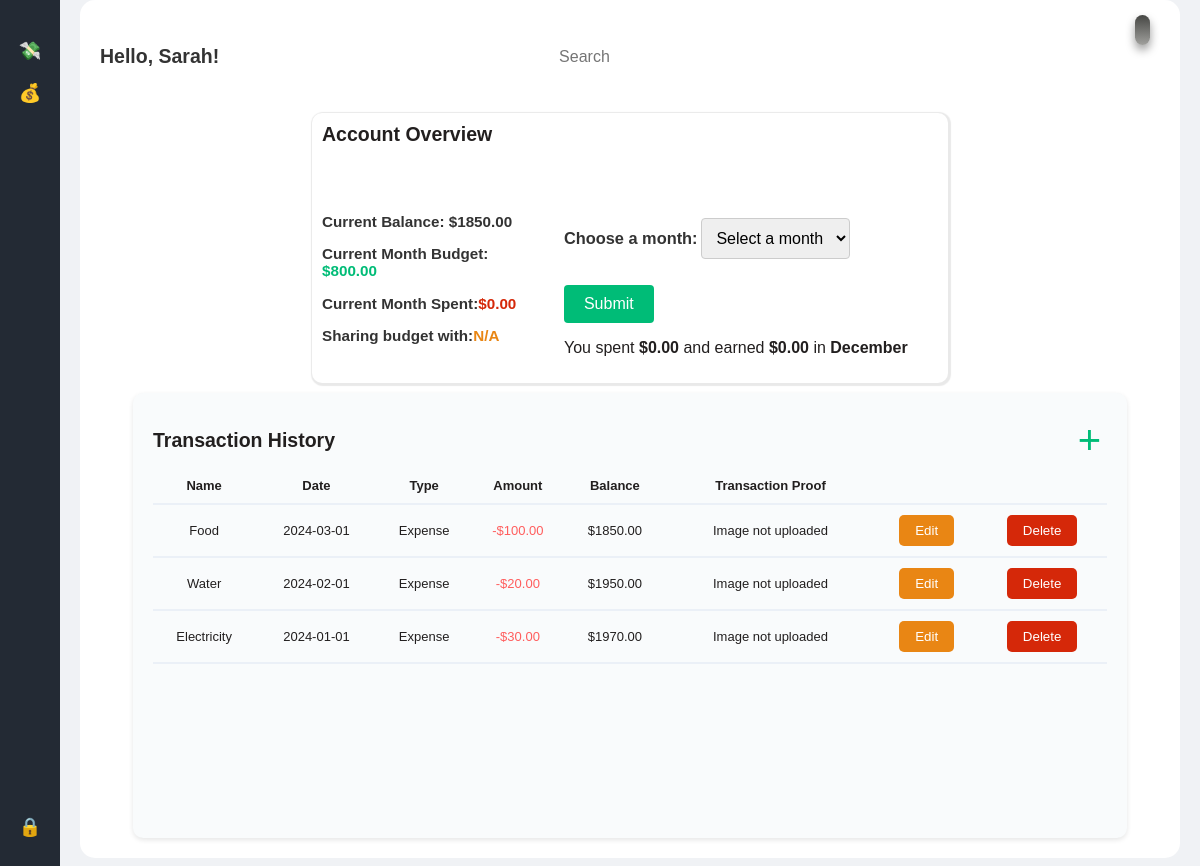
Screenshot of /expenses (signed in) with the database file from the repository.
### models.py (models this page shows, shortened)
class Customers(db.Model):
    cid = Column(Integer, primary_key=True)
    email = Column(String(255), nullable=False)
    first_name = Column(String(255), nullable=False)
    last_name = Column(String(255), nullable=False)
    password = Column(String(256), nullable=False)
    expenses = relationship("Expenses", back_populates="customer")
    shares_1 = relationship("Shares", foreign_keys="Shares.joint_id_1")
    shares_2 = relationship("Shares", foreign_keys="Shares.joint_id_2")
    balance = Column(Float, default=0)
    budget = Column(Float, default=0)
    joint = Column(String(255), default=None)
    spent = Column(Float, default=0)

class Expenses(db.Model):
    eid = Column(Integer, primary_key=True)
    name = Column(String(255), nullable=False)
    amount = Column(Integer, nullable=False)
    date = Column(String(255), nullable=False)
    transaction_category = Column(String(255), nullable=False, default='N/A')
    customer_id = Column(Integer, ForeignKey("customers.cid", ondelete="CASCADE"), nullable=False)
    receipt_image_path = Column(String(255), nullable=True)
    customer = relationship("Customers", back_populates="expenses")

### main.py (the view)
@app.route("/expenses", methods=['GET'])
def expense_homepage():
    if 'cid' not in session:
        return redirect(url_for('login'))
    cid = session['cid']
    customer = get_customer_by_cid(cid)
    balance = customer.balance
    budget = customer.budget
    search = request.args.get("search", None)
    month_str=request.args.get("month", None)
    print(month_str)
    if search:
        data = get_expense_data(cid, search)
    elif month_str:
        data = get_expenses_by_cid_and_month(cid, month_str)
    else:
        data = get_expense_data(cid,None)
    processed_data = process_expense_data(data, balance)
    bal_data = get_expenses_by_cid(cid)
    current_month = datetime.today().month
    current_month_str = convert_month(current_month)
    expenses_current_month = get_expenses_by_cid_and_month(cid, current_month_str)
    current_month_spent = update_current_month_spent_expense(cid, current_month_str)
    balance = balance_update(balance, bal_data)[0]
    update_spent(customer, current_month_spent)
    budget = customer.budget
    current_month_spent=get_current_month_spent(cid)
    update_spent(customer, current_month_spent)
    update_balance(cid,balance)
    month_spent = session.get('month_spent', 0)
    month_earned = session.get('month_earned', 0)
    month = session.get('month_int', 0)
    value = budget-current_month_spent
    return render_template("expense.html", value=value, transactions=processed_data, month_spent=month_spent, spent=current_month_spent, balance=balance, joint=customer.joint, budget=budget, search=search, month=month, month_earned=month_earned, customer=customer, current_month=current_month, current_month_str=current_month_str)

### main.py (called while the page is built)
def get_customer_by_cid(cid):
    return db.session.execute(db.select(Customers).where(Customers.cid == cid)).scalar() or None

def get_expenses_by_cid(cid):
    return db.session.execute(db.select(Expenses).filter(Expenses.customer_id == cid)) or None

def get_expenses_by_cid_and_month(cid, month_str):
    return db.session.execute(db.select(Expenses).filter(Expenses.customer_id == cid).filter(Expenses.date.like('%'+'-'+month_str+'-'+'%'))) or None

def get_expense_data(cid, search):
    if search is not None:
        return get_expenses_by_cid_and_search(cid, search)
    else:
        return get_expenses_by_cid(cid)

def balance_update(balance, bal_data):
    total_spent = 0
    for i in bal_data.scalars():
        if i.transaction_category == "expense":
            balance -= i.amount
            total_spent += i.amount
        elif i.transaction_category == "income":
            balance += i.amount
    return [balance, total_spent]

def update_spent(customer, spent):
    customer.spent = spent
    db.session.add(customer)
    db.session.commit()

def convert_month(month):
    if month % 10 == month:
        month_str = '0'+str(month)
    else:
        month_str = str(month)
    return month_str

def update_current_month_spent(cid, current_month_str):
    print(cid, current_month_str)
    x = get_expenses_by_cid_and_month(cid, current_month_str)
    current_month_spent = 0
    for i in x.scalars():
        if i.transaction_category == "expense":
            current_month_spent += i.amount
        else:
            current_month_spent -= i.amount
    return current_month_spent

def get_current_month_spent(cid):
    current_month = datetime.today().month
    current_month_str = convert_month(current_month)
    expenses_current_month = get_expenses_by_cid_and_month(
        cid, current_month_str)
    current_month_spent = update_current_month_spent(cid, current_month_str)
    return current_month_spent

def update_balance(cid,balance):
    bal_data = get_expenses_by_cid(cid)
    for i in bal_data.scalars():
        balance -= i.amount

def update_current_month_spent_expense(cid, current_month_str):
    x = get_expenses_by_cid_and_month(cid, current_month_str)
    current_month_spent = 0
    for i in x.scalars():
        if i.transaction_category == "expense":
            current_month_spent += i.amount
    return current_month_spent

### templates/expense.html (shortened to what this page needs)
{% extends "base.html" %}
{% block content %}
<link rel="stylesheet" href="../static/expense.css" />
<div class="main-content">
  <header class="top">
    <h1>Hello, {{ customer.first_name }}!</h1>
    <form action="{{ url_for('submit_form') }}" method="post">
      <input class="search-bar" type="search" placeholder="Search" name="search" />
    </form>
    <div>
    </div>
  </header>
  <div class="content">
    <section class="overview-section">
      <h2>Account Overview</h2>
      <div class="container">
        <div class="basic_info">
          <h3>Current Balance: ${{ '%.2f' % balance }}</h3>
          <h3>
            Current Month Budget: <span style="color: #00bc77">${{'%.2f' % budget }}</span>
          </h3>
          <h3>
            Current Month Spent:<span style="color: rgb(213, 40, 9)"
              >${{ '%.2f' % spent }}</span
            >
          </h3>
          <h3>
            Sharing budget with:<span style="color: rgb(233, 134, 20)"
              >{{ joint }}</span
            >
          </h3>
        </div>
        <div class="specific_info">
          {% set
          months=['January','Feburary','March','April','May','June','July','August','September','October','November','December']
          %}
          <form method="POST" action="{{ url_for('accept_month') }}">
            <h3 style="display: inline-block;"><label for="months">Choose a month:</h3>
            <select name="months" id="months">
              <option value="" disabled selected hidden >Select a month</option>
            </select>
            <input type="submit" value="Submit" />
          </form>
          <p>
            You spent <strong>${{ '%.2f' % month_spent }}</strong> and earned <strong> ${{ '%.2f' % month_earned }} </strong>in<strong>
              {{months[month-1]}}</strong
            >
          </p>
        </div>
      </div>
    </section>
    <section class="history-section">
      <div class="top">
        <h2>Transaction History</h2>
        <button class="add_button" title="Add Transaction" onclick="openModal()">+</button>
      </div>
      <div class="scrollable-history">
        <table class="table">
          <tr class="expense_items">
            <th>Name</th>
            <th>Date</th>
            <th>Type</th>
            <th>Amount</th>
            <th>Balance</th>
            <th>Transaction Proof</th>
            <th></th>
            <th></th>
          </tr>
        <tbody>
          {% for transaction in transactions %}
          <tr class="expense_items">
            <td>{{ transaction['name'] }}</td>
            <td>{{ transaction['date'] }}</td>
            <td>
              {% if transaction['transaction_category'] == 'income' %} Income
              {% else %} Expense {% endif %}
            </td>
            <td>
              {% if transaction['transaction_category'] == 'income' %}
                <span class="plus">+${{ '%.2f' % transaction['amount'] }}</span>
              {% else %}
                <span class="minus">-${{ '%.2f' % transaction['amount'] }}</span>
              {% endif %}
            </td>
            <td class="balanceremaining">
              {% if transaction['balance'] > 0 %} ${{ '%.2f' % transaction['balance'] }}
              {% else %} -${{ '%.2f' % transaction['balance'] }} {% endif %}
            </td>
            <td>
              {% if transaction['receipt_image_path'] %}
                  {% set receipt_image_filename = transaction['receipt_image_path'].replace('\\', '/').split('/')[-1] %}
                  <a href="{{ url_for('static', filename='receipt_images/' + receipt_image_filename) }}" target="_blank" class="btn btn-primary">View</a>
              {% else %}
                  Image not uploaded
              {% endif %}
            </td>
            <td>
              <form>
                <button type="button" class="edit_button" onclick="openEditModal('{{ transaction['id'] }}')">Edit</button>
              </form>
            </td>
            <td>
              <form method="POST" action="{{ url_for('expense_delete', id=transaction['id']) }}">
                <button type="submit" class="delete_button">Delete</button>
              </form>
            </td>
          </tr>
          {% endfor %}
        </table>
      </div>
    </section>
  </div>
</div>
{% endblock %}

### static/base.css (style rules this page uses)
body { font-family: 'Arial', sans-serif; margin: 0; padding: 0; background-color: #f0f2f5; }
.main-content { flex: 1; padding: 20px; background-color: #fff; border-radius: 15px; margin: 20px; }
header { display: flex; justify-content: space-between; align-items: center; margin-bottom: 20px; }
header h1 { font-size: 1.5em; color: #333; }
header input[type="search"] { border: none; padding: 10px; border-radius: 5px; }

### static/expense.css (style rules this page uses)
:root { --light-bg-color: rgb(216, 197, 197); --dark-bg-color: rgb(37, 33, 33); --light-text-color: rgb(34, 31, 31); --dark-text-color: rgb(230, 217, 217); }
body { color: var(--light-text-color); font-family: 'Arial', sans-serif; margin: 0; padding: 0; }
header h1 { margin: 0; padding: 0; }
.main-content { align-items: center; justify-content: center; font-size: small; margin-top: 0%; font-size: small; overflow-y: scroll; }
.top { display: flex; justify-content: space-between; align-items: center; }
.container { width: 100%; display: flex; align-items: flex-start; justify-content: space-evenly; }
.content { display: flex; flex-direction: column; align-items: center; justify-content: center; font-size: small; width: 100%; }
.overview-section { font-size: small; height: 30%; width: 60%; background-color: white; border-radius: 10px; box-shadow: 1px 1px 1px 2px rgba(36, 35, 35, 0.1); margin-top: 0px; }
.overview-section h2 { margin: 10px; }
.history-section { margin-top: 10px; width: 90%; border-radius: 10px; box-shadow: 0 2px 5px rgba(0, 0, 0, 0.1); }
label, label:after { transition: 0s }
header { display: flex; justify-content: flex-end; }
p { font-size:medium; }
.search-bar { width: 100%; padding: 10px; margin: 10px 10px 10px 10px; border-radius: 10px; border: 1px solid black; font-size: 16px; }
.scrollable-history { overflow-y: scroll; height: 350px; width: 100%; }
.delete_button, .edit_button { color: white; border: none; padding: 8px 16px; border-radius: 5px; cursor: pointer; background-color:#d52809; }
.edit_button { background-color:#e98614; }
.basic_info, .specific_info { padding: 10px; box-sizing: border-box; }
.basic_info { margin-top: 0%; }
.specific_info { margin-top: 15px; font-size: 14px; }
body { font-family: Arial, sans-serif; }
h3 { color: #333; }
label { display: block; margin-bottom: 10px; }
select { padding: 10px; font-size: 16px; border: 1px solid #ccc; border-radius: 4px; }
input[type="submit"] { margin-top: 10px; padding: 10px 20px; font-size: 16px; background-color: #00bc77; color: white; border: none; border-radius: 4px; cursor: pointer; }
.chart-section, .history-section { grid-column: span 2; background-color: #f9fbfc; padding: 20px; border-radius: 10px; }
.minus { color: #ff5e5e; }
.table { width: 100%; border-collapse: collapse; text-align: center; padding: 10px 0; }
.table th { padding: 10px 0; border-bottom: 2px solid #ebf0f7; }
.table td { padding: 10px 0; border-bottom: 2px solid #ebf0f7; }
.add_button { font-size: 40px; color: #00bc77; border: none; cursor: pointer; background-color: #f9fbfc; }

### rows the page displays
Customers: first_name "Sarah", budget "800.00", joint "N/A"
Expenses: transaction_category "Expense", amount "100.00", balance "1850.00"
Expenses: transaction_category "Expense", amount "20.00", balance "1950.00"

### other values shown
{{ '%.2f' % balance }} "1850.00"
{{ '%.2f' % spent }} "0.00"
{{ '%.2f' % month_spent }} "0.00"
{{ '%.2f' % month_earned }} "0.00"
{{ months[month-1] }} "December"
{{ '%.2f' % transaction['amount'] }} "30.00"
{{ '%.2f' % transaction['balance'] }} "1970.00"
